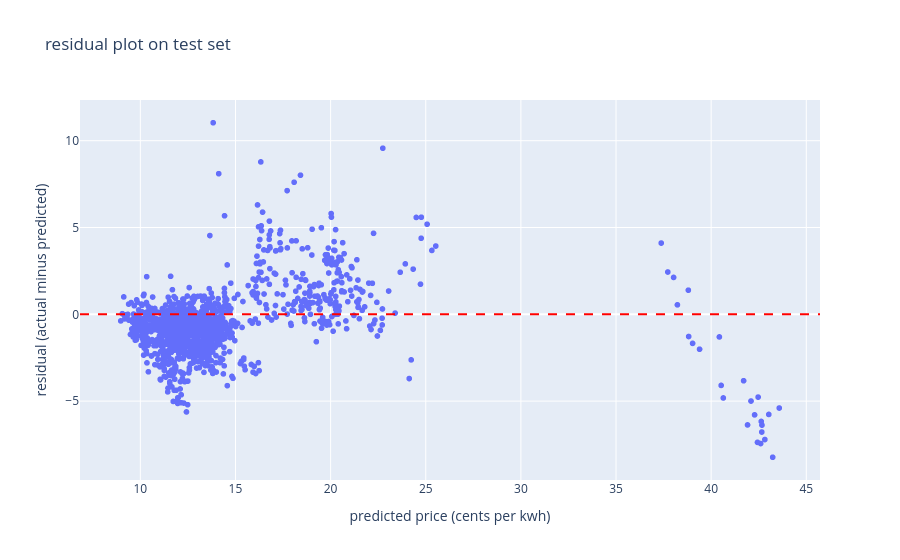
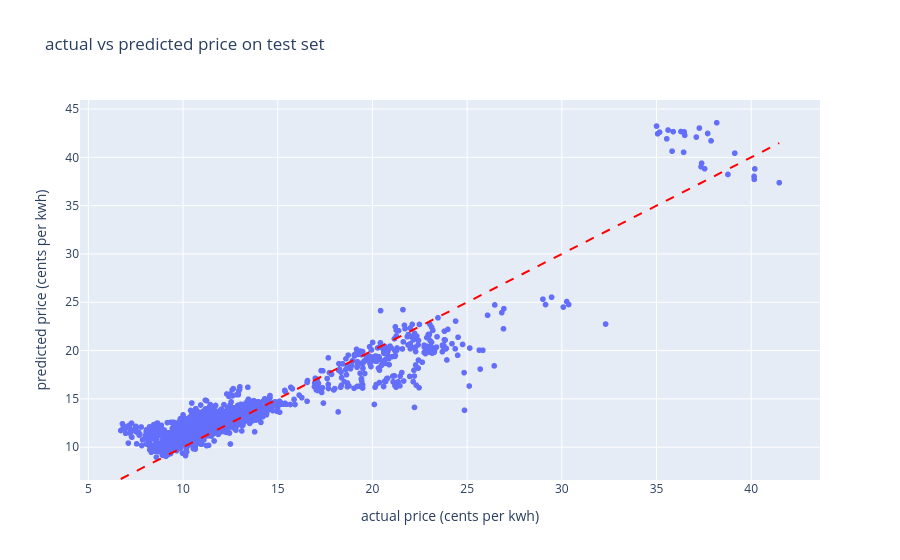

Write notebook code for charts like these, in order.
### Markdown cell above
## Measuring Model Accuracy

evaluates the model on the validation set (2023), then on the held-out test set (2024 to 2026).

because xgboost is a tree model, it cannot extrapolate beyond the years it saw in training (2015 to 2022). for test years like 2024 or 2026, the model would treat them the same as 2022 and miss the continued price increase. to correct this:
- a linear trend is estimated from annual average prices in the training data (cents per kwh per year)
- for each test prediction, we add trend x years beyond 2022 to recover the missing price growth
- a small constant bias from the 75th percentile of validation residuals is added on top to correct any remaining level shift

also shows residual and actual vs predicted scatter plots.

### Code cell
val_pred = model.predict(X_val)
val_rmse = np.sqrt(mean_squared_error(y_val, val_pred))
val_mae = mean_absolute_error(y_val, val_pred)
val_r2 = r2_score(y_val, val_pred)
val_mape = np.mean(np.abs((y_val - val_pred) / y_val)) * 100

print('validation set metrics (2023):')
print(f'rmse:{val_rmse:.4f} cents per kwh')
print(f'mae: {val_mae:.4f} cents per kwh')
print(f'r2: {val_r2:.4f}')
print(f'mape: {val_mape:.2f}%')

from sklearn.linear_model import LinearRegression

annual = train.groupby('year')[TARGET].mean().reset_index()
trend_model = LinearRegression().fit(annual[['year']], annual[TARGET])
trend_per_year = trend_model.coef_[0]
print(f'estimated annual price trend from training: {trend_per_year:+.4f} cents per kwh per year')

max_train_year = int(train['year'].max())

test_pred_raw = model.predict(X_test)
years_beyond = (X_test['year'] - max_train_year).clip(lower=0).values
test_pred = test_pred_raw + trend_per_year * years_beyond

val_residuals = y_val.values - model.predict(X_val)
bias = float(np.percentile(val_residuals, 75))
test_pred = test_pred + bias
print(f'bias correction (75th pct of val residuals): {bias:+.4f} cents per kwh')
logging.info(f'trend per year: {trend_per_year:.4f} | bias: {bias:.4f}')

test_rmse = np.sqrt(mean_squared_error(y_test, test_pred))
test_mae = mean_absolute_error(y_test, test_pred)
test_r2 = r2_score(y_test, test_pred)
test_mape = np.mean(np.abs((y_test - test_pred) / y_test)) * 100

baseline_rmse = np.sqrt(mean_squared_error(y_test, np.full(len(y_test), y_train.mean())))

print('test set metrics (2024 to 2026) with trend + bias correction:')
print(f'rmse: {test_rmse:.4f} cents per kwh')
print(f'mae: {test_mae:.4f} cents per kwh')
print(f'r2: {test_r2:.4f}')
print(f'mape: {test_mape:.2f}%')
print(f'baseline rmse (predict training mean): {baseline_rmse:.4f}')
print(f'improvement over baseline: {(baseline_rmse - test_rmse) / baseline_rmse * 100:.1f}%')

logging.info(f'val rmse: {val_rmse:.4f} | test rmse: {test_rmse:.4f} | baseline: {baseline_rmse:.4f}')

residuals = y_test.values - test_pred
fig_res = px.scatter(
    x=test_pred, y=residuals,
    labels={'x': 'predicted price (cents per kwh)', 'y': 'residual (actual minus predicted)'},
    title='residual plot on test set'
)
fig_res.add_hline(y=0, line_dash='dash', line_color='red')
fig_res.write_html('../logs/residual_plot.html', include_plotlyjs='cdn')
fig_res.show()

plt.figure(figsize=(7, 4))
plt.scatter(test_pred, residuals, s=10)
plt.axhline(0, color='red', linestyle='--')
plt.title('residual plot on test set')
plt.xlabel('predicted price (cents per kwh)')
plt.ylabel('residual (actual minus predicted)')
plt.tight_layout()
plt.show()

fig_ap = px.scatter(
    x=y_test, y=test_pred,
    labels={'x': 'actual price (cents per kwh)', 'y': 'predicted price (cents per kwh)'},
    title='actual vs predicted price on test set'
)
fig_ap.add_shape(
    type='line',
    x0=y_test.min(), y0=y_test.min(),
    x1=y_test.max(), y1=y_test.max(),
    line=dict(color='red', dash='dash')
)
fig_ap.write_html('../logs/actual_vs_predicted.html', include_plotlyjs='cdn')
fig_ap.show()

plt.figure(figsize=(7, 4))
plt.scatter(y_test, test_pred, s=10)
min_v = min(float(np.min(y_test)), float(np.min(test_pred)))
max_v = max(float(np.max(y_test)), float(np.max(test_pred)))
plt.plot([min_v, max_v], [min_v, max_v], 'r--')
plt.title('actual vs predicted price on test set')
plt.xlabel('actual price (cents per kwh)')
plt.ylabel('predicted price (cents per kwh)')
plt.tight_layout()
plt.show()

### Figure 1 — Plotly figure (JSON) as saved in the notebook; plotly's stock layout.template omitted (floating-point values rounded to 4 significant figures; data arrays with more than 128 entries replaced by an {"elided": "..."} marker saying what was removed)
{"data": [{"hovertemplate": "predicted price (cents per kwh)=%{x}<br>residual (actual minus predicted)=%{y}<extra></extra>", "legendgroup": "", "marker": {"color": "#636efa", "symbol": "circle"}, "mode": "markers", "name": "", "showlegend": false, "type": "scattergl", "x": {"elided": "1300 float values"}, "xaxis": "x", "y": {"elided": "1300 float values"}, "yaxis": "y"}], "layout": {"legend": {"tracegroupgap": 0}, "shapes": [{"line": {"color": "red", "dash": "dash"}, "type": "line", "x0": 0, "x1": 1, "xref": "x domain", "y0": 0, "y1": 0, "yref": "y"}], "title": {"text": "residual plot on test set"}, "xaxis": {"anchor": "y", "domain": [0, 1], "title": {"text": "predicted price (cents per kwh)"}}, "yaxis": {"anchor": "x", "domain": [0, 1], "title": {"text": "residual (actual minus predicted)"}}}}

### Figure 2 — Plotly figure (JSON) as saved in the notebook; plotly's stock layout.template omitted (floating-point values rounded to 4 significant figures; data arrays with more than 128 entries replaced by an {"elided": "..."} marker saying what was removed)
{"data": [{"hovertemplate": "actual price (cents per kwh)=%{x}<br>predicted price (cents per kwh)=%{y}<extra></extra>", "legendgroup": "", "marker": {"color": "#636efa", "symbol": "circle"}, "mode": "markers", "name": "", "showlegend": false, "type": "scattergl", "x": {"elided": "1300 float values"}, "xaxis": "x", "y": {"elided": "1300 float values"}, "yaxis": "y"}], "layout": {"legend": {"tracegroupgap": 0}, "shapes": [{"line": {"color": "red", "dash": "dash"}, "type": "line", "x0": 6.71, "x1": 41.48, "y0": 6.71, "y1": 41.48}], "title": {"text": "actual vs predicted price on test set"}, "xaxis": {"anchor": "y", "domain": [0, 1], "title": {"text": "actual price (cents per kwh)"}}, "yaxis": {"anchor": "x", "domain": [0, 1], "title": {"text": "predicted price (cents per kwh)"}}}}
